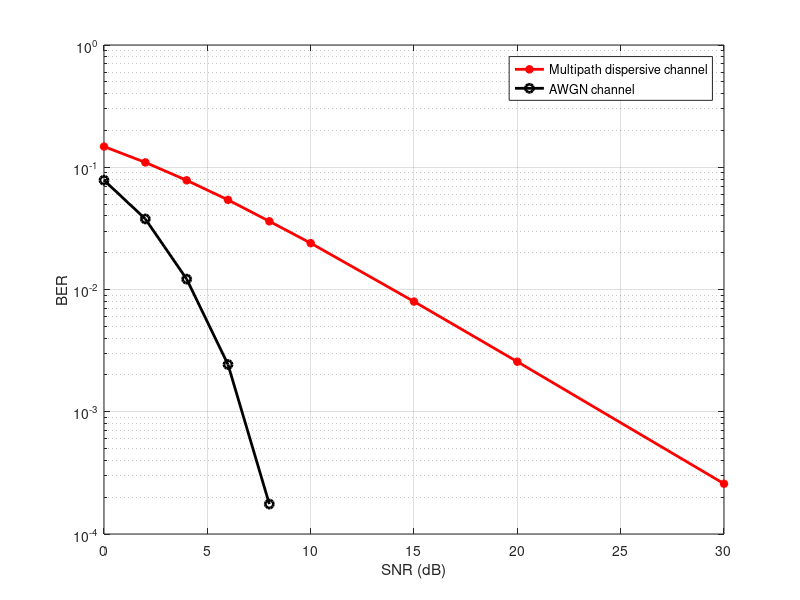

Reproduce this figure in MATLAB.
clear
% BER performance of OFDM in frequency-selective and AWGN channel
SNR=[0 2 4 6 8 10 15 20 30];% dB
N=256; % FFT size
CP_size=1/4; % CP length as a ratio of the OFDM symbol duration
G=N*CP_size;

for num=1:1000
    symbols=2*(randn(1,N)>0)-1; % Random BPSK symbols in each carrier
    time=ifft(symbols)*sqrt(N); % IFFT (using all the subcarriers)
    time_cp=[time(end-N*CP_size+1:end) time];
    L=7;% Number of channel taps
    cir=(randn(1,L)+1i*randn(1,L))/sqrt(2)/sqrt(L);
%     figure
%     stem(cir)
    cfr=fft(cir,N);
%     figure
%     stem(cfr)
    noise = 1/sqrt(2)*(randn(1,N+G) + 1i*randn(1,N+G));
    rec_fading=filter(cir,1,time_cp);
    rec_awgn=time_cp;
    
    for kk=1:length(SNR)

        rec_fading_noisy = rec_fading + noise*10^(-SNR(kk)/20);
        rec_awgn_noisy = rec_awgn + noise*10^(-SNR(kk)/20);
        rec_fading_freq= fft(rec_fading_noisy(G+1:end))/sqrt(N);
        rec_fading_eqz=sign(real(rec_fading_freq.* conj(cfr)./(abs(cfr).^2)));
        rec_awgn_bits= sign(real(fft(rec_awgn_noisy(G+1:end))/sqrt(N)));
        BER_fading(num,kk)=length(find(rec_fading_eqz~=symbols))/N;
        BER_awgn(num,kk)= length(find(rec_awgn_bits~=symbols))/ N;
    end
end

figure(1);clf
semilogy(SNR,mean(BER_fading),'r-*','LineWidth',2)
hold
semilogy(SNR,mean(BER_awgn),'k-o','LineWidth',2)
xlabel('SNR (dB)'); ylabel('BER'); grid;
legend('Multipath dispersive channel','AWGN channel')